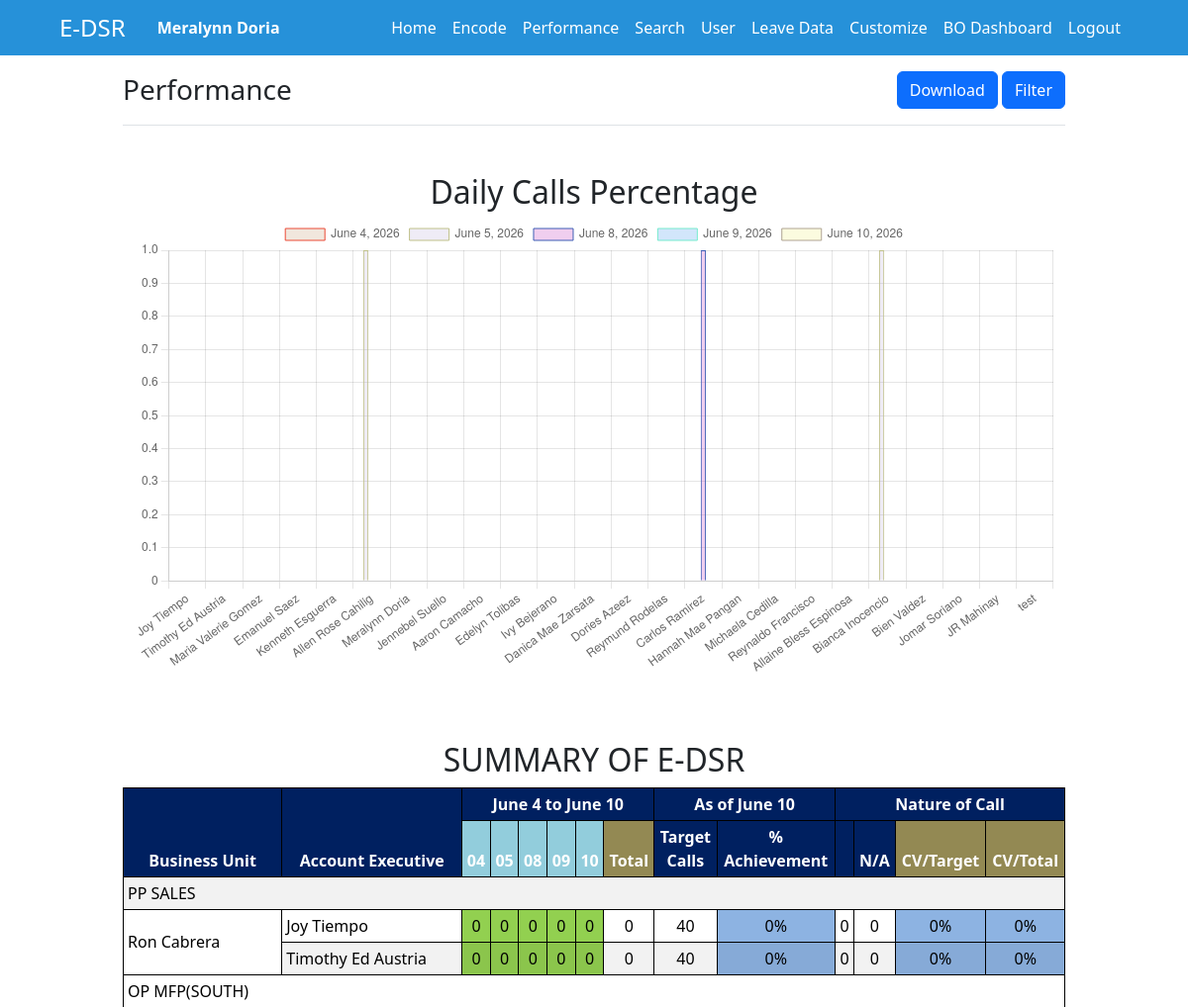
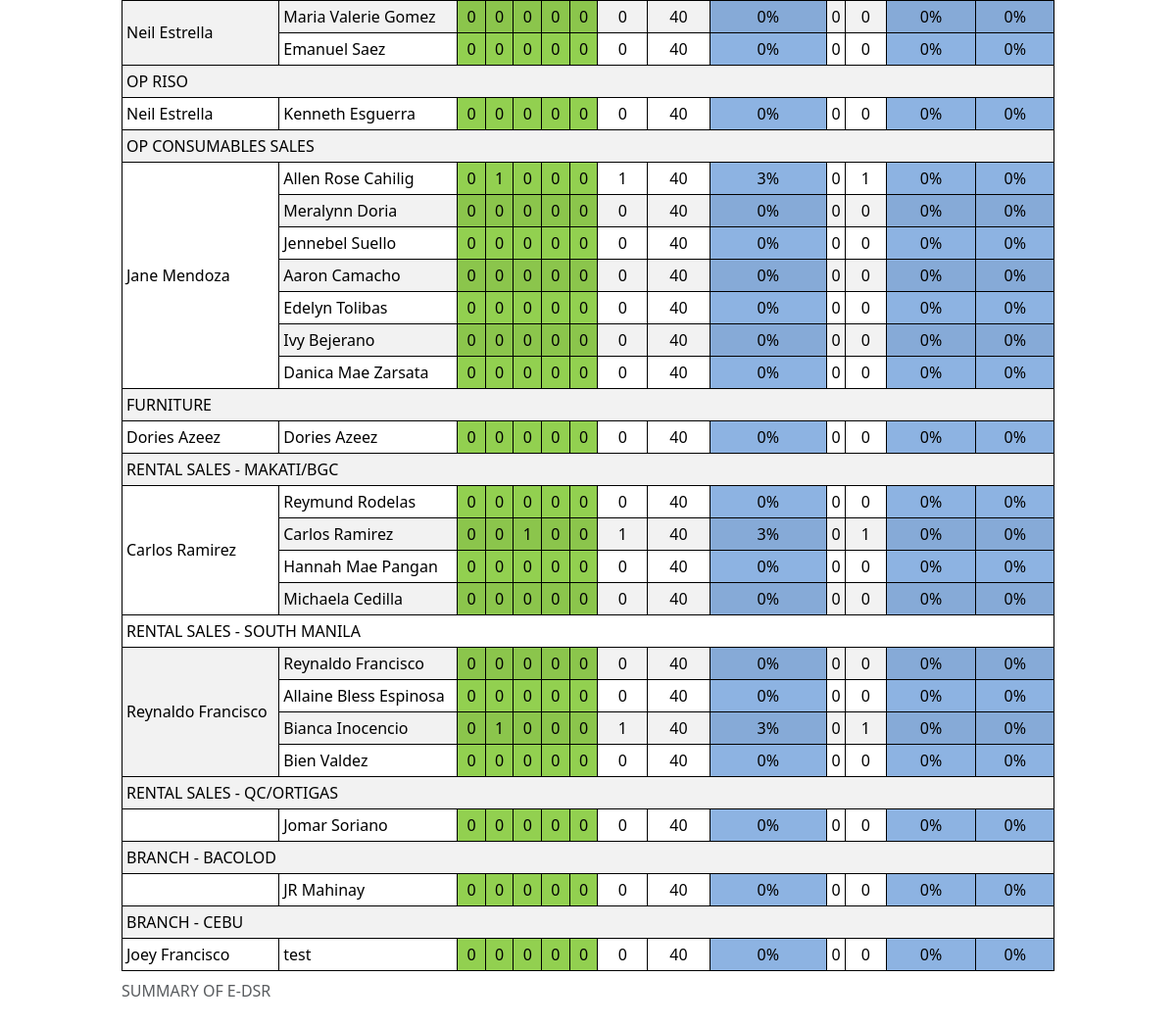
Screenshot of /pages/performance.php (signed in) with the database file from the repository (2 pictures, top to bottom).
### tables this page shows
CREATE TABLE `users` (
  `id` int(11) NOT NULL,
  `name` varchar(100) NOT NULL,
  `user_id` varchar(200) NOT NULL,
  `password` varchar(100) NOT NULL,
  `dept` varchar(200) NOT NULL,
  `category` varchar(100) NOT NULL,
  `log_at` datetime NOT NULL DEFAULT current_timestamp(),
  `pass_change` varchar(10) NOT NULL,
  `stat` varchar(100) NOT NULL,
  `branch` varchar(50) DEFAULT NULL,
  `authority` varchar(200) NOT NULL,
  `handled` varchar(200) NOT NULL,
  `is_download_restricted` tinyint(1) NOT NULL DEFAULT 0,
  `is_deleted` tinyint(1) NOT NULL DEFAULT 0
);

### php/autoRedirect.php (called while the page is built, shortened)
<?php
include('db_conn.php');
if (isset($_COOKIE['e-dsr-user'])) {
    $coockieUser = $_COOKIE['e-dsr-user'];
    $sql1 = "SELECT * FROM users WHERE user_id = '$coockieUser' AND is_deleted = 0";
    $result1 = mysqli_query($conn, $sql1);
    while ($qResult = mysqli_fetch_array($result1)) {
        $name = $qResult['name'];
    }
} else {
    echo '<script>
            window.location.href = "../index.php";
            alert("Please log in to access the welcome page!");
          </script>';
}
?>

### php/employeeList.php (called while the page is built, shortened)
<?php
include('db_conn.php');
include('../php/autoRedirect.php');
$unit_list = [
    'PP SALES',
    'OP MFP(NORTH)',
    'OP MFP(SOUTH)',
    'OP RISO',
    'ENTERPRISE',
    'OP CONSUMABLES SALES',
    'FURNITURE',
    'RENTAL SALES - MAKATI/BGC',
    'RENTAL SALES - SOUTH MANILA',
    'RENTAL SALES - QC/ORTIGAS',
    'BRANCH - LA UNION',
    'BRANCH - ANGELES',
    'BRANCH - CABANATUAN',
    'BRANCH - BACOLOD',
    'BRANCH - CEBU',
    'BRANCH - ILO-ILO',
    'BRANCH - CDO',
    'BRANCH - DUMAGUETE',
    'BRANCH - GENSAN',
    'FOOD AND BEVERAGES'
];
?>

### pages/performance_functions/user_functions.php (called while the page is built)
<?php
function fetchUserList($conn, $unit, $authorityType)
{
    $placeholders = rtrim(str_repeat('?,', count($authorityType)), ',');
    $query = "SELECT * FROM users WHERE authority IN ($placeholders) AND handled = ? AND is_deleted = 0";
    $stmt = $conn->prepare($query);
    $params = array_merge($authorityType, [$unit]);
    $types = str_repeat('s', count($authorityType)) . 's';
    $stmt->bind_param($types, ...$params);
    $stmt->execute();
    return $stmt->get_result();
}
?>

### pages/performance_functions/call_functions.php (called while the page is built, shortened)
<?php
function fetchAllCallCounts($conn) {
    $query = "SELECT callDate, accExec, CallNature, COUNT(*) as call_count FROM encoded WHERE is_deleted = 0 GROUP BY callDate, accExec, callNature ";
    $stmt = $conn->prepare($query);
    $stmt->execute();
    $result = $stmt->get_result();
    $calls = [];
    while ($row = $result->fetch_assoc()) {
        $date = $row['callDate'];
        $exec = $row['accExec'];
        $nature = $row['CallNature'];
        $count = $row['call_count'];
        $calls[$date][$exec][$nature] = $count;
        if (!isset($calls[$date][$exec]['Total'])) {
            $calls[$date][$exec]['Total'] = 0;
        }
        $calls[$date][$exec]['Total'] += $count;
    }
    return $calls;
}
?>

### pages/performance_functions/utility_functions.php (called while the page is built, shortened)
<?php
function calculateCompletionRatio($total, $target)
{
    $result = $target > 0 ? ($total / $target) * 100 : 0;
    return number_format($result, 0);
}
?>

### pages/performance_table.php (the view, shortened to what this page needs)
<?php
require_once './performance_functions/user_functions.php';
require_once './performance_functions/call_functions.php';
require_once './performance_functions/utility_functions.php';
function getLastThursday($date) {
    $dayOfWeek = date('N', strtotime($date));
    $daysToSubtract = ($dayOfWeek >= 4) ? ($dayOfWeek - 4) : ($dayOfWeek + 3);
    return date('Y-m-d', strtotime("-$daysToSubtract days", strtotime($date)));
}
function getFullWorkWeek($start_date) {
    $all_dates = [];
    $currentDate = $start_date;
    for ($i = 0; $i < 7; $i++) {
        $dayOfWeek = date('N', strtotime($currentDate));
        if ($dayOfWeek != 6 && $dayOfWeek != 7) {
            $all_dates[] = $currentDate;
        }
        $currentDate = date('Y-m-d', strtotime('+1 day', strtotime($currentDate)));
    }
    return $all_dates;
}
$callDateStart = isset($_POST['callDateStart']) ? $_POST['callDateStart'] : null;
$callDateEnd = isset($_POST['callDateEnd']) ? $_POST['callDateEnd'] : null;
$scopeSelect = isset($_POST['scope']) ? $_POST['scope'] : 'daily';
if ($callDateStart && $callDateEnd) {
    $startDate = date('Y-m-d', strtotime($callDateStart));
    $endDate = date('Y-m-d', strtotime($callDateEnd));
    switch ($scopeSelect) {
        case 'weekly':
            $startDate = getLastThursday($startDate);
            $dateRange = [];
            while (strtotime($startDate) <= strtotime($endDate)) {
                $dateRange = array_merge($dateRange, getFullWorkWeek($startDate));
                $startDate = date('Y-m-d', strtotime('+1 week', strtotime($startDate)));
            }
            break;
        case 'monthly':
            $startDate = date('Y-m-01', strtotime($startDate));
            $dateRange = [];
            while (strtotime($startDate) <= strtotime($endDate)) {
                $endOfMonth = date('Y-m-t', strtotime($startDate));
                $current = $startDate;
                while (strtotime($current) <= strtotime($endOfMonth) && strtotime($current) <= strtotime($endDate)) {
                    $dateRange[] = $current;
                    $current = date('Y-m-d', strtotime('+1 day', strtotime($current)));
                }
                $startDate = date('Y-m-d', strtotime('+1 month', strtotime($startDate)));
            }
            break;
        case 'yearly':
            $startDate = date('Y-01-01', strtotime($startDate));
            $dateRange = [];
            while (strtotime($startDate) <= strtotime($endDate)) {
                $endOfYear = date('Y-12-31', strtotime($startDate));
                $current = $startDate;
                while (strtotime($current) <= strtotime($endOfYear) && strtotime($current) <= strtotime($endDate)) {
                    $dateRange[] = $current;
                    $current = date('Y-m-d', strtotime('+1 day', strtotime($current)));
                }
                $startDate = date('Y-01-01', strtotime('+1 year', strtotime($startDate)));
            }
            break;
        default:
            $dateRange = [];
            $currentDate = $startDate;
            while (strtotime($currentDate) <= strtotime($endDate)) {
                if (!in_array(date('N', strtotime($currentDate)), [6, 7])) {
                    $dateRange[] = $currentDate;
                }
                $currentDate = date('Y-m-d', strtotime('+1 day', strtotime($currentDate)));
            }
            break;
    }
} else {
    $lastThursday = getLastThursday(date('Y-m-d'));
    $dateRange = getFullWorkWeek($lastThursday);
}
$allCalls = fetchAllCallCounts($conn);
require_once 'performance_table_header.php';
foreach ($unit_list as $unit) {
    $userList = fetchUserList($conn, $unit, ['Assistant Manager', 'User', 'Account Executive', 'Sales Executive']);
    $userList->data_seek(0);
    $rowCount = $userList->num_rows;
    if ($rowCount !== 0) {
        $totalCols = 2 + count($sets) + 3 + count($callNatureHeaders) + 2;
        echo "<tr><td class='names' colspan='". $totalCols ."' style='text-align: start;'>" . htmlspecialchars($unit) . "</td></tr>";
        $execUnit = ($unit === "OP RISO") ? "OP MFP(SOUTH)" :
                    (($unit === "BRANCH - CEBU" || $unit === "BRANCH - DUMAGUETE" || $unit === "BRANCH - GENSAN") ? "BRANCH - CEBU" : $unit);
        $executiveList = fetchUserList($conn, $execUnit, ['General Manager', 'Assistant Manager', 'Senior Manager', 'Manager', 'Team Leader', 'Sales Executive (Supervisor)']);
        $executiveName = $executiveList->fetch_assoc()['name'] ?? '';
        echo "<tr><td class='names' rowspan='{$rowCount}' style='text-align: start;'>{$executiveName}</td>";
        while ($userRow = $userList->fetch_assoc()) {
            $userName = htmlspecialchars($userRow['name']);
            echo "<td class='names' style='text-align: start;'>{$userName}</td>";
            $total = $target = 0;
            $totalDays = count($dateRange);
            switch ($scopeSelect) {
                default:
                    foreach ($dateRange as $date) {
                        $callCount = $allCalls[$date][$userName]['Total'] ?? 0;
                        $total += $callCount;
                        $target += 8;
                        echo "<td class='dayCalls' style='background-color: #92d050'>$callCount</td>";
                        continue;
                    }
                    break;
            }
            $completionRatio = calculateCompletionRatio($total, $target);
            echo "<td>{$total}</td><td>{$target}</td><td class='achievement' style='background-color: #8db3e2'>" . number_format($completionRatio, 0) . "%</td>";
            $totalCourtesyVisitCount = 0;
            foreach ($callNatureHeaders as $nature) {
                if ($nature === 'Courtesy Visit') {
                    $totalCourtesyVisitCount = 0;
                    foreach ($dateRange as $date) {
                        $totalCourtesyVisitCount += $allCalls[$date][$userName][$nature] ?? 0;
                    }
                    echo "<td class='natureCalls'>$totalCourtesyVisitCount</td>";
                } else {
                    $totalNatureCount = 0;
                    foreach ($dateRange as $date) {
                        $totalNatureCount += $allCalls[$date][$userName][$nature] ?? 0;
                    }
                    echo "<td class='natureCalls'>$totalNatureCount</td>";
                }
            }
            $visitTarget = 2 * $totalDays;
            $courtesyVisitTotalRatio = calculateCompletionRatio($totalCourtesyVisitCount, $total);
            $courtesyVisitTargetRatio = calculateCompletionRatio($totalCourtesyVisitCount, $visitTarget);
            echo "<td class='achievement' style='background-color: #8db3e2'>" . number_format($courtesyVisitTargetRatio, 0) . "%</td>";
            echo "<td class='achievement' style='background-color: #8db3e2'>" . number_format($courtesyVisitTotalRatio, 0) . "%</td>";
            echo "</tr>";
        }
    }
}
?>

### pages/header.php (shortened to what this page needs)
<nav class="sticky-top navbar navbar-expand-lg navbar-dark bg px-lg-5">
    <div class="container-fluid">
        <div class="d-flex align-items-center">
            <a class="navbar-brand" href="welcome_page.php">
                <h4 class="m-0">E-DSR</h4>
            </a>
            <span class="ms-3 text-white"><strong><?php echo $name; ?></strong></span>
        </div>
        <div class="collapse navbar-collapse" id="navbarNav">
            <ul class="navbar-nav ms-auto">
                <li class="nav-item"><a class="nav-link text-white" href="welcome_page.php">Home</a></li>
                <li class="nav-item"><a class="nav-link text-white" href="encode.php">Encode</a></li>
                <li id="performanceTab" class="nav-item"><a class="nav-link text-white" href="performance.php">Performance</a></li>
                <li class="nav-item"><a class="nav-link text-white" href="bo_search.php">Search</a></li>
                <li id="users" class="nav-item admin"><a class="nav-link text-white" href="user.php">User</a></li>
                <li id="leave" class="nav-item admin"><a class="nav-link text-white" href="leaveData.php">Leave Data</a></li>
                <li id="customize" class="nav-item admin"><a class="nav-link text-white" href="customize.php">Customize</a></li>
                <li id="bo_dashboard" class="nav-item admin"><a class="nav-link text-white" href="bo_dashboard.php">BO Dashboard</a></li>
                <li class="nav-item"><a class="nav-link text-white" href="../php/logout.php?logoutid=<?php echo $name; ?>" onclick="return confirm('Logout Account?')">Logout</a></li>
            </ul>
        </div>
    </div>
</nav>

### css/sidebar.css (style rules this page uses)
.bg { background-color: #2691d9; }

### css/performance.css (style rules this page uses)
.table td { text-align: center; margin-top: 0%; white-space: nowrap; background-color: white; border-width: 1px; border-style: solid; border-color: black; }

### rows the page displays
users: name "Meralynn Doria", name "0", totalNatureCount "0", courtesyVisitTargetRatio "0"
users: name "Ron Cabrera"
users: name "Joy Tiempo", name "0", totalNatureCount "0", courtesyVisitTargetRatio "0"
users: name "Timothy Ed Austria", name "0", totalNatureCount "0", courtesyVisitTargetRatio "0"
users: name "Neil Estrella"
users: name "Maria Valerie Gomez", name "0", totalNatureCount "0", courtesyVisitTargetRatio "0"
users: name "Emanuel Saez", name "0", totalNatureCount "0", courtesyVisitTargetRatio "0"
users: name "Kenneth Esguerra", name "0", totalNatureCount "0", courtesyVisitTargetRatio "0"
users: name "Jane Mendoza"
users: name "Allen Rose Cahilig", name "0", name "1", completionRatio "3", totalNatureCount "0", totalNatureCount "1", courtesyVisitTargetRatio "0", courtesyVisitTotalRatio "0"
users: name "Jennebel Suello", name "0", totalNatureCount "0", courtesyVisitTargetRatio "0"
users: name "Aaron Camacho", name "0", totalNatureCount "0", courtesyVisitTargetRatio "0"
users: name "Edelyn Tolibas", name "0", totalNatureCount "0", courtesyVisitTargetRatio "0"
users: name "Ivy Bejerano", name "0", totalNatureCount "0", courtesyVisitTargetRatio "0"
users: name "Danica Mae Zarsata", name "0", totalNatureCount "0", courtesyVisitTargetRatio "0"
users: name "Dories Azeez", name "0", totalNatureCount "0", courtesyVisitTargetRatio "0"
users: name "Carlos Ramirez", name "0", name "1", completionRatio "3", totalNatureCount "0", totalNatureCount "1", courtesyVisitTargetRatio "0", courtesyVisitTotalRatio "0"
users: name "Reymund Rodelas", name "0", totalNatureCount "0", courtesyVisitTargetRatio "0"
users: name "Hannah Mae Pangan", name "0", totalNatureCount "0", courtesyVisitTargetRatio "0"
users: name "Michaela Cedilla", name "0", totalNatureCount "0", courtesyVisitTargetRatio "0"
users: name "Reynaldo Francisco", name "0", totalNatureCount "0", courtesyVisitTargetRatio "0"
users: name "Allaine Bless Espinosa", name "0", totalNatureCount "0", courtesyVisitTargetRatio "0"
users: name "Bianca Inocencio", name "0", name "1", completionRatio "3", totalNatureCount "0", totalNatureCount "1", courtesyVisitTargetRatio "0", courtesyVisitTotalRatio "0"
users: name "Bien Valdez", name "0", totalNatureCount "0", courtesyVisitTargetRatio "0"
users: name "Jomar Soriano", name "0", totalNatureCount "0", courtesyVisitTargetRatio "0"
users: name "JR Mahinay", name "0", totalNatureCount "0", courtesyVisitTargetRatio "0"
users: name "Joey Francisco"
users: name "test", name "0", totalNatureCount "0", courtesyVisitTargetRatio "0"

### other values shown
$formatted_date1 "June 4"
$formatted_date2 "June 10"
$formattedDate "04"
$formattedDate "05"
$formattedDate "08"
$formattedDate "09"
$formattedDate "10"
$formattedNature "N/A"
$unit "PP SALES"
$unit "OP MFP(SOUTH)"
$unit "OP RISO"
$unit "OP CONSUMABLES SALES"
$unit "FURNITURE"
$unit "RENTAL SALES - MAKATI/BGC"
$unit "RENTAL SALES - SOUTH MANILA"
